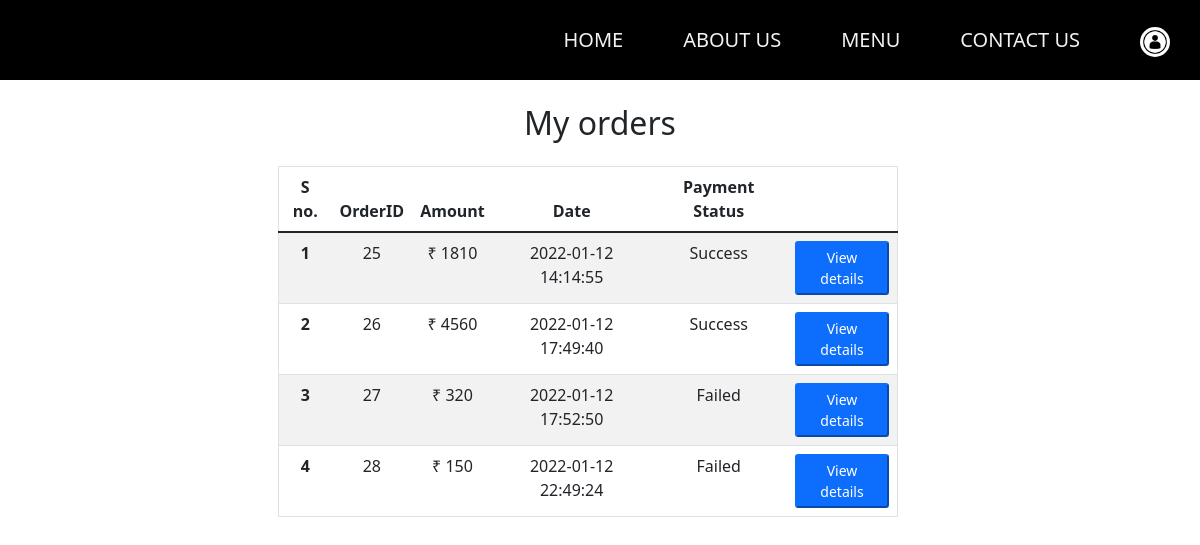
Page /order/order_history.php (signed in) on the committed database.
### tables this page shows
CREATE TABLE `order` (
  `OrderID` int(20) NOT NULL,
  `CustomerID` int(20) NOT NULL,
  `Amount` int(10) NOT NULL,
  `Date` datetime NOT NULL DEFAULT current_timestamp(),
  `Payment_status` tinyint(1) NOT NULL
);

### order/order_history.php (the view, shortened to what this page needs)
<?php
include '..\login\session_check.php';
?>
<!DOCTYPE html>
<html lang="en">
<head>
    <link href="https://cdn.jsdelivr.net/npm/bootstrap@5.1.3/dist/css/bootstrap.min.css" rel="stylesheet">
    <link rel="stylesheet" href="order_history.css">
</head>
<body>
    <?php include '..\home\navbar.php'; ?>
    <div class="cantainer mb-5">
        <div class="text-center m-4">
            <h2>My orders</h2>
        </div>
        <div class="con">
            <div class="row">
                <div class="row ">
                    <table class="table text-center table-striped border">
                        <thead>
                            <tr>
                                <th scope="col">S no.</th>
                                <th scope="col">OrderID</th>
                                <th scope="col">Amount</th>
                                <th scope="col">Date</th>
                                <th scope="col">Payment Status</th>
                            </tr>
                        </thead>
                        <tbody>
                            <?php
                            $sr = 0;
                            $sql = "SELECT * from `order` where customerID = $_SESSION[id]";
                            $result = mysqli_query($conn, $sql);
                            while ($row = mysqli_fetch_assoc($result)) {
                                $sr = $sr + 1;
                                if ($row['Payment_status']) {
                                    $status = 'Success';
                                } else {
                                    $status = 'Failed';
                                }
                                echo "
                                    <tr>
                                    <form action='order_details.php' method='POST'>
                                        <th scope='row'>$sr</th>
                                        <td>$row[OrderID]</td>
                                        <td>₹ $row[Amount]</td>
                                        <input type='hidden' name='orderid' value='$row[OrderID]'>
                                        <td>$row[Date]</td>
                                        <td>$status</td>
                                        <td><button class='btn-sm btn-primary'>View details</a></td>
                                        </form>
                                    </tr>
                                    ";
                            }
                            ?>
                        </tbody>
                    </table>
                </div>
            </div>
        </div>
    </div>
</body>
</html>

### order/order_history.css (style rules this page uses)
.con { width: 620px; height: fit-content; margin: auto; }

### rows in the picture
order: OrderID "25", Amount "1810", Date "2022-01-12 14:14:55", Payment_status "Success"
order: OrderID "26", Amount "4560", Date "2022-01-12 17:49:40", Payment_status "Success"
order: OrderID "27", Amount "320", Date "2022-01-12 17:52:50", Payment_status "Failed"
order: OrderID "28", Amount "150", Date "2022-01-12 22:49:24", Payment_status "Failed"
